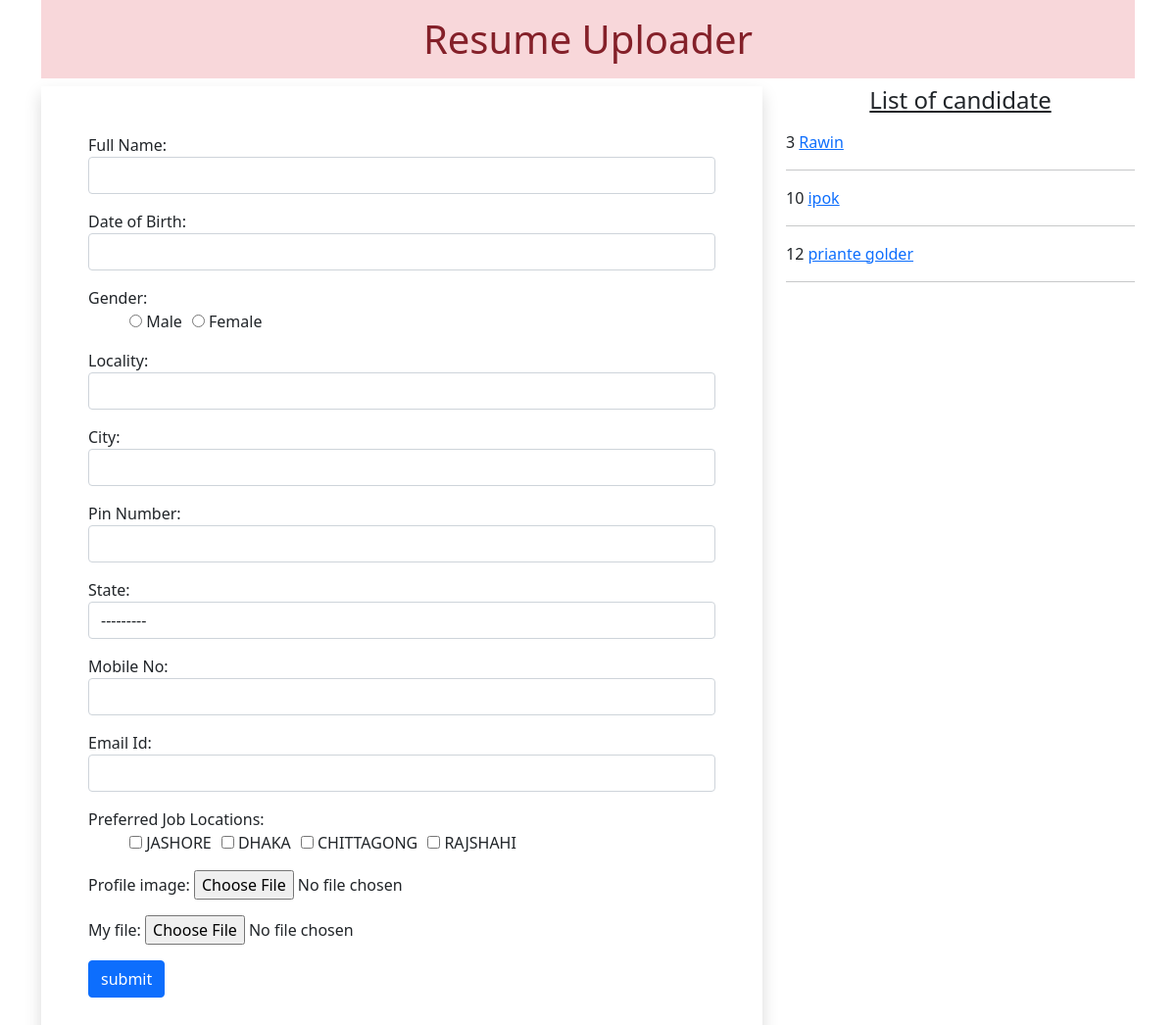
The page / on the database its author committed.
### myapp/models.py (models this page shows)
class Resume(models.Model):
    name = models.CharField(max_length=100)
    dob = models.DateField(auto_now=False, auto_now_add=False)
    gender = models.CharField(max_length=20)
    locality = models.CharField(max_length=30)
    city = models.CharField(max_length=30)
    pin = models.PositiveIntegerField()
    state = models.CharField(choices=STATE_CHOICE, max_length=30)
    mobile = models.PositiveIntegerField()
    email = models.EmailField()
    job_city = models.CharField(max_length=30)
    profile_image = models.ImageField(upload_to='profileImg', blank=True)
    my_file = models.FileField(upload_to='doc', blank=True)

### myapp/views.py (the view, shortened to what this page needs)
# urls.py: path('', views.HomeView.as_view(), name='home'),
class HomeView(View):
    def get(self, request):
        candidates = Resume.objects.all()
        form = ResumeForm()
        return render(request, 'myapp/home.html', {'form': form, 'candidates':candidates})

### myapp/forms.py
class ResumeForm(forms.ModelForm):
    gender = forms.ChoiceField(choices=GENDER_CHOICES, widget=forms.RadioSelect)
    job_city = forms.MultipleChoiceField(label="Preferred Job Locations",choices=JOB_CITY_CHOICES, widget=forms.CheckboxSelectMultiple)
    class Meta:
        model = Resume
        fields = ['name', 'dob', 'gender', 'locality', 'city', 'pin', 'state', 'mobile','email', 'job_city', 'profile_image', 'my_file']
        labels = {'name':'Full Name', 'dob':'Date of Birth', 'pin':'Pin Number', 'mobile': 'Mobile No','email':'Email Id'}
        widgets ={
            'name':forms.TextInput(attrs={'class':'form-control'}),
            'dob':forms.DateInput(attrs={'class':'form-control', 'id':'datepicker'}),
            'locality':forms.TextInput(attrs={'class':'form-control'}),
            'city':forms.TextInput(attrs={'class':'form-control'}),
            'pin':forms.TextInput(attrs={'class':'form-control'}),
            'state':forms.Select(attrs={'class':'form-control'}),
            'mobile':forms.NumberInput(attrs={'class':'form-control'}),
            'email':forms.EmailInput(attrs={'class':'form-control'}),
        }

### myapp/templates/myapp/home.html (shortened to what this page needs)
<!DOCTYPE html>
{% load static %}
<html lang="en">
<head>
    <link rel="stylesheet" href="https://cdn.jsdelivr.net/npm/bootstrap@5.1.3/dist/css/bootstrap.min.css"
>
    <link rel="stylesheet" href="{% static 'myapp/css/style.css' %}">
    <link rel="stylesheet" href="//code.jquery.com/ui/1.13.0/themes/base/jquery-ui.css">
</head>
<body>
    <div class="container mb-5">
        <h1 class="alert-danger text-center p-3">Resume Uploader</h1>
        <div class="row">
            <div class="col-sm-8">
                <form action="" method="post" enctype="multipart/form-data" class="shadow p-5">
                    {% for fm in form %}
                        <div class="form-group mb-3">
                        {{fm.label_tag}} {{fm}} <small class="text-danger">{{fm.errors|striptags}}</small>
                        </div>
                    {% endfor %}
                    <input type="submit" value="submit" class="btn btn-primary">
                </form>
            </div>
            <div class="col-sm-4">
            <h4 class="text-center mb-3"><u>List of candidate</u></h4>
            {% for candidate in candidates %}
                {{candidate.id}} <a href="{% url 'candidate' candidate.id%}">{{candidate.name}}</a>
                <hr>
            {% endfor %}
            </div>
        </div>
    </div>
</body>
</html>

### myapp/static/myapp/css/style.css (style rules this page uses)
#id_gender, #id_job_city { list-style-type: none; display: flex; }
#id_gender > li, #id_job_city>li { padding-left: 10px; }

### rows shown on the page
Resume: id "3", name "Rawin"
Resume: id "10", name "ipok"
Resume: id "12", name "priante golder"

### other values the page prints
{{ fm.label_tag }} "Full Name:" "Date of Birth:" "Gender:" "Locality:" "City:" "Pin Number:" "State:" "Mobile No:" "Email Id:" "Preferred Job Locations:" "Profile image:" "My file:"
